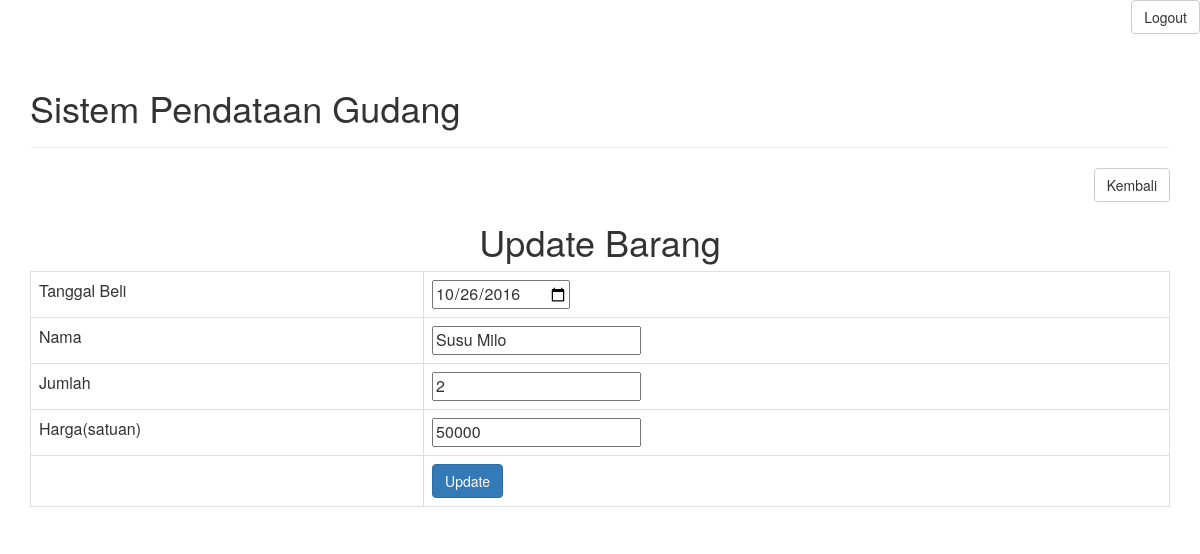
The app's page /update-barang.php?id=2 (signed in) with its own data.
### tables this page shows
CREATE TABLE `barang` (
  `nib` int(11) NOT NULL,
  `tanggal_tambah` date DEFAULT NULL,
  `nama` varchar(256) DEFAULT NULL,
  `jumlah` int(11) DEFAULT NULL,
  `harga_jual` int(11) DEFAULT NULL
);

### objects/barang.php (called while the page is built, shortened)
<?php
class Barang{
    private $conn;
    private $table_name = "barang";
    public $nib;
    public function __construct($db){
        $this->conn = $db;
    }
	  public function readOne(){
        $query = "SELECT
                    nama, harga_jual, jumlah,tanggal_tambah
                FROM
                    " . $this->table_name . "
                WHERE
                    nib = ?
                LIMIT
                    0,1";
        $stmt = $this->conn->prepare( $query );
        $stmt->bindParam(1, $this->nib);
        $stmt->execute();
        $row = $stmt->fetch(PDO::FETCH_ASSOC);
        $this->nama = $row['nama'];
        $this->harga_jual = $row['harga_jual'];
        $this->jumlah = $row['jumlah'];
        $this->tanggal_tambah = $row['tanggal_tambah'];
    }
}
?>

### update-barang.php (the view, shortened to what this page needs)
<div class="right-button-margin">
    <a href="logout.php" class="btn btn-default pull-right">Logout</a>
</div>
<?php
include_once "header.php";
include_once 'objects/barang.php';
?>
<div class="right-button-margin">
    <a href="view-barang.php" class="btn btn-default pull-right">Kembali</a>
</div>
<?php
echo '<h1 style="text-align:center;">Update Barang</h1>';
?>
<?php
    $nib = isset($_GET['id']) ? $_GET['id'] : die('ERROR: missing ID.');
    $database = new Database();
    $db = $database->getConnection();
    $barang = new Barang($db);
    $barang->nib = $nib;
    $barang->readOne();
?>
<form action="update-barang.php?id=<?php echo $id;?>" method="post">
    <table class="table table-hover table-responsive table-bordered">
        <tr>
            <td>Tanggal Beli</td>
            <td><input type="date" name="tanggal_tambah" value="<?php echo $barang->tanggal_tambah; ?>"></td>
        </tr>
        <tr>
            <td>Nama</td>
            <td><input type="text" name="nama" value="<?php echo $barang->nama; ?>"></td>
        </tr>
         <tr>
            <td>Jumlah</td>
            <td><input type="number" name="jumlah" value="<?php echo $barang->jumlah; ?>"></td>
        </tr>
        <tr>
            <td>Harga(satuan)</td>
            <td><input type="text" name="harga_jual" value="<?php echo $barang->harga_jual; ?>"></td>
        </tr>
        <tr>
            <td></td>
            <td>
                <button class="btn btn-primary" type="submit">Update</button>
            </td>
        </tr>
    </table>
</form>
<?php
include_once "footer.php";
?>

### header.php (style rules this page uses)
.right-button-margin { margin: 0 0 1em 0; overflow: hidden; }

### records on screen
barang: tanggal_tambah "10/26/2016", nama "Susu Milo", jumlah "2", harga_jual "50000"

### other values on screen
$page_title "Sistem Pendataan Gudang"
